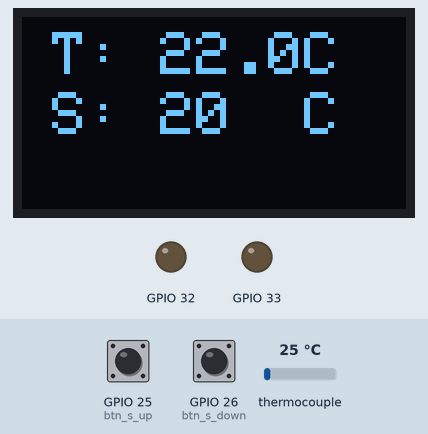
Recording of a sketch running on a simulated ESP32. Shown: 128×64 one-colour display, output pins drawn as LEDs (lit = HIGH). Wiring (inferred from the names in the program): MAX6675 thermocouple converter: CS GPIO 19; MISO GPIO 5; SCK GPIO 18. Inputs (shaded band) come from the test bench; at power-on: thermocouple 25 °C, GPIO 25 (btn_s_up) LOW, GPIO 26 (btn_s_down) LOW. WiFi joins after 1.5 s; servers stay silent unless stated; the local clock reads 2024-03-15 10:24:30 at power-on unless the sketch sets it; pins used as bus, display or sensor lines are not drawn; what the sketch prints to the serial monitor is not drawn.

Above: at 7.3 s.
7.4 s: thermocouple set to 23 °C
At 8.6 s:
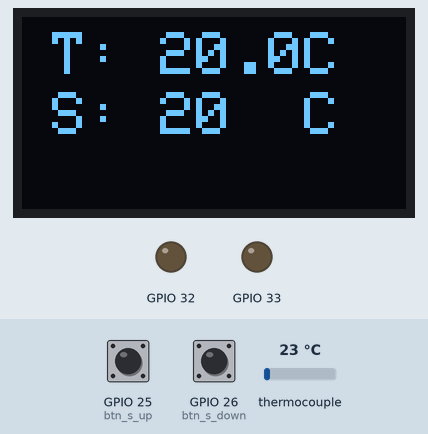
11.4 s: thermocouple set to 20 °C
At 12.8 s:
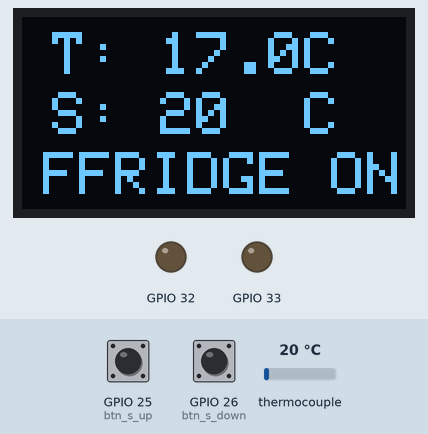
15.4 s: GPIO 25 (btn_s_up) pulled HIGH for 1 s
At 17.5 s:
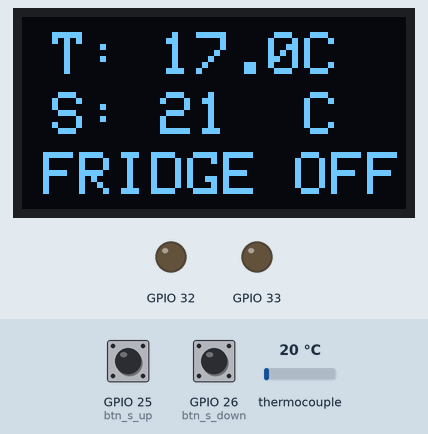
20.4 s: thermocouple set to 75 °C
At 22.1 s:
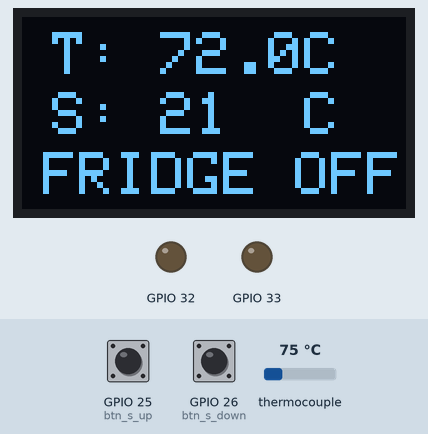
24.4 s: GPIO 26 (btn_s_down) pulled HIGH for 3.2 s
At 28.4 s:
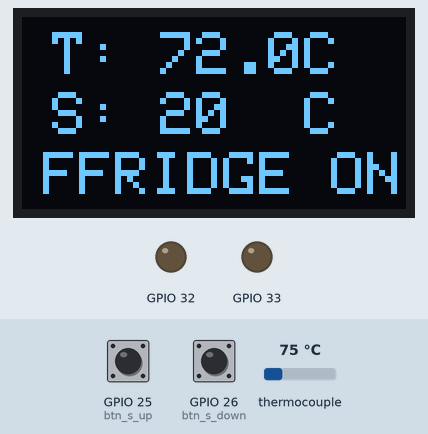
31.6 s: GPIO 26 (btn_s_down) pulled HIGH for 0.15 s
At 32.2 s:
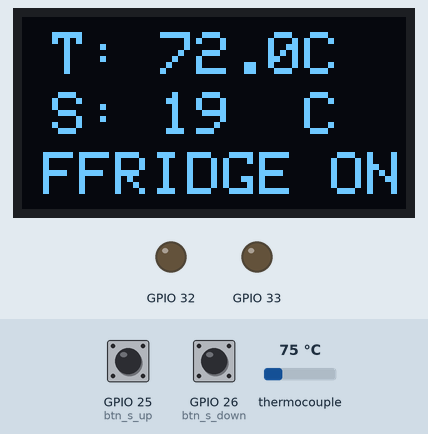
Timing chart, 0 to 36.8 s (numbered marks = the images above; inputs shaded):
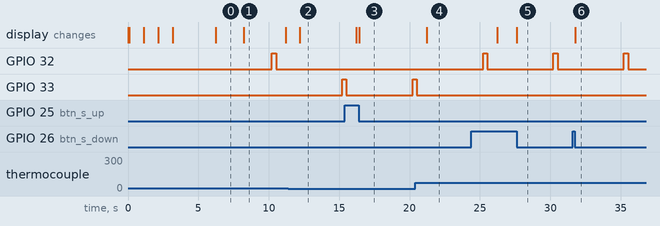

The sketch:

esp_brewfather_connect_temp_kontroller.ino
```cpp
// https://randomnerdtutorials.com/esp32-ssd1306-oled-display-arduino-ide/

#include <WiFi.h>
#include <WebServer.h>
#include <ArduinoHttpClient.h>
#include <SPI.h>
#include <Wire.h> //kan kanskje fjernes
#include <Adafruit_GFX.h>
#include <Adafruit_SSD1306.h>
#include <Esp.h>

#define MAX6675_SCK  18
#define MAX6675_CS   19
#define MAX6675_SO   5

#define BLUE 0x001F

#define fridge_on 32
#define fridge_off 33
#define btn_s_down 26
#define btn_s_up 25


#define SCREEN_WIDTH 128 // OLED display width, in pixels
#define SCREEN_HEIGHT 64 // OLED display height, in pixels

Adafruit_SSD1306 display(SCREEN_WIDTH, SCREEN_HEIGHT, &Wire, -1);

// WiFi credentials are kept out of version control. Copy secrets.example.h to
// secrets.h and set your network there (secrets.h is gitignored).
#include "secrets.h"

const char* ssid = WIFI_SSID;
const char* password = WIFI_PASSWORD;

WiFiClient wifi;
WebServer server(80);

//pins
/*const int fridge_on = 32; // må endres ut ifra onenote
const int fridge_off = A3;
const int interrupt_id_increase = 0;
const int interrrupt_id_decrease = 1;*/

//variabler
int n = 5; //antall ganger temp skal summeres før avg. Prøver 100, siden temp ikke alltid blir registrert i brewfather
int read_time = 1000; //tid i ms mellom hver temp måling for 15 min mellom post
String t_state = "";
int state;
float temperature_read;
float temperature_read_avg;
float sum;
int t = 0;
bool mode = false; //need to install a physical switch to change this bool
unsigned long lastRead = 0;
int readCount = 0;
volatile int prev_set_temperature = 20;

#define HISTORY_SIZE 96          // 24h at one reading per 15 min
#define HISTORY_INTERVAL 900000UL // 15 minutes in ms
float tempHistory[HISTORY_SIZE];
time_t timeHistory[HISTORY_SIZE];
int historyHead = 0;
int historyCount = 0;
unsigned long lastHistoryRead = 0;

// forward declarations
void handleHistory();
void handleRoot();
void handleData();
void renderDisplay();
void connect_to_wifi();
void thermometer_mode(bool mode);
void temp_compare(double temp);
void activate_sw(int pin);
void set_temp_decrease();
void set_temp_increase();
double readThermocouple();

//TEMPERATUR
volatile int set_temperature = 20; //må ha dette som volatile for å kunne bruke variablen i en interrupt ISR funksjon
double dT = 1; //tillat avvik fra set_temp
int temp_ctrl_activity;


void handleHistory() {
  String json = "[";
  for (int i = 0; i < historyCount; i++) {
    int idx = (historyHead + i) % HISTORY_SIZE;
    struct tm* ti = localtime(&timeHistory[idx]);
    char timeStr[6];
    strftime(timeStr, sizeof(timeStr), "%H:%M", ti);
    if (i > 0) json += ",";
    json += "{\"t\":\"";
    json += timeStr;
    json += "\",\"v\":";
    if (isnan(tempHistory[idx])) json += "null";
    else json += String(tempHistory[idx], 1);
    json += "}";
  }
  json += "]";
  server.send(200, "application/json", json);
}

void handleRoot() {
  String html = R"rawliteral(
<!DOCTYPE html><html>
<head>
  <meta charset="UTF-8">
  <meta name="viewport" content="width=device-width,initial-scale=1">
  <title>Brew Temp</title>
  <style>
    body{font-family:sans-serif;background:#111;color:#eee;text-align:center;padding:20px;margin:0}
    h2{color:#e94560;margin-bottom:24px}
    .card{background:#1a1a2e;border-radius:12px;padding:20px;margin:12px auto;max-width:320px}
    .wide{max-width:640px}
    .label{font-size:.85em;color:#888;margin-bottom:6px}
    .val{font-size:2.8em;font-weight:bold}
    .temp-val{color:#e94560}
    .set-val{color:#4fc3f7}
    .badge{display:inline-block;padding:6px 24px;border-radius:20px;font-size:1.1em;font-weight:bold}
    .on{background:#e94560}.off{background:#333}
  </style>
</head>
<body>
  <h2>Brew Temp Controller</h2>
  <div class="card"><div class="label">Current Temperature</div><div class="val temp-val" id="temp">--</div></div>
  <div class="card"><div class="label">Set Temperature</div><div class="val set-val" id="set">--</div></div>
  <div class="card"><div class="label">Fridge</div><div class="badge off" id="state">--</div></div>
  <div class="card wide"><div class="label">24h Temperature</div><canvas id="chart"></canvas></div>
  <script src="https://cdn.jsdelivr.net/npm/chart.js@4/dist/chart.umd.min.js"></script>
  <script>
    function update(){
      fetch('/data').then(r=>r.json()).then(d=>{
        document.getElementById('temp').textContent=d.temp===null?'ERR':d.temp.toFixed(1)+'\xb0C';
        document.getElementById('set').textContent=d.set_temp+'\xb0C';
        var s=document.getElementById('state');
        s.textContent=d.fridge_on?'ON':'OFF';
        s.className='badge '+(d.fridge_on?'on':'off');
      }).catch(()=>{});
    }
    update();setInterval(update,2000);

    var chart=new Chart(document.getElementById('chart'),{
      type:'line',
      data:{labels:[],datasets:[{
        data:[],borderColor:'#e94560',backgroundColor:'rgba(233,69,96,0.1)',
        tension:0.3,pointRadius:2,borderWidth:2
      }]},
      options:{
        responsive:true,
        plugins:{legend:{display:false}},
        scales:{
          x:{ticks:{color:'#888',maxTicksLimit:8},grid:{color:'#222'}},
          y:{ticks:{color:'#888',callback:v=>v+'\xb0C'},grid:{color:'#222'}}
        }
      }
    });

    function updateChart(){
      fetch('/history').then(r=>r.json()).then(d=>{
        chart.data.labels=d.map(p=>p.t);
        chart.data.datasets[0].data=d.map(p=>p.v);
        chart.update();
      }).catch(()=>{});
    }
    updateChart();setInterval(updateChart,60000);
  </script>
</body></html>)rawliteral";
  server.send(200, "text/html", html);
}

void handleData() {
  String json = "{\"temp\":";
  if (isnan(temperature_read)) json += "null";
  else json += String(temperature_read, 1);
  json += ",\"set_temp\":" + String(set_temperature);
  json += ",\"fridge_on\":" + String(state == 1 ? "true" : "false") + "}";
  server.send(200, "application/json", json);
}

void setup(){
  Serial.begin(115200);
  delay(10);

  if(!display.begin(SSD1306_SWITCHCAPVCC, 0x3C)) { // Address 0x3D for 128x64
    Serial.println(F("SSD1306 allocation failed"));
    for(;;);
  }

  readThermocouple(); //prevents startup error

  thermometer_mode(mode); //if mode == true -> showing temp only

  connect_to_wifi();

  display.clearDisplay();
  display.setTextSize(1);
  display.setTextColor(WHITE);
  display.setCursor(0, 0);
  display.print("IP: ");
  display.println(WiFi.localIP());
  display.display();
  Serial.print("IP address: ");
  Serial.println(WiFi.localIP());
  delay(3000);

  server.on("/", handleRoot);
  server.on("/data", handleData);
  server.on("/history", handleHistory);
  server.begin();
  Serial.println("Web server started");

  configTime(3600, 3600, "pool.ntp.org"); // CET/CEST (Norway)
  struct tm timeinfo;
  int ntpAttempts = 0;
  while (!getLocalTime(&timeinfo) && ntpAttempts < 10) {
    delay(500);
    ntpAttempts++;
  }
  Serial.println(ntpAttempts < 10 ? "NTP synced" : "NTP failed");

  pinMode(btn_s_down, INPUT_PULLDOWN);
  pinMode(btn_s_up, INPUT_PULLDOWN);
  attachInterrupt(btn_s_down, set_temp_decrease, FALLING);
  attachInterrupt(btn_s_up, set_temp_increase, FALLING);
}

void renderDisplay() {
  display.clearDisplay();
  display.setTextSize(2);
  display.setTextColor(WHITE);
  display.setCursor(10, 5);
  display.print("T: ");
  display.print(temperature_read, 1);
  display.print("C");
  display.setCursor(10, 25);
  display.print("S: ");
  display.print(set_temperature);
  display.print("  C");
  display.setCursor(7, 45);
  display.print(t_state);
  display.display();
}

void loop(){
  server.handleClient();

  if (set_temperature != prev_set_temperature) {
    prev_set_temperature = set_temperature;
    renderDisplay();
  }

  if (millis() - lastRead >= (unsigned long)read_time) {
    lastRead = millis();

    temperature_read = readThermocouple();
    sum += temperature_read;
    readCount++;

    Serial.print("T: ");
    Serial.println(temperature_read, 1);

    renderDisplay();

    if (readCount >= n) {
      temperature_read_avg = sum / n;
      Serial.print("avg: ");
      Serial.println(temperature_read_avg);
      temp_compare(temperature_read_avg);
      sum = 0;
      readCount = 0;
    }
  }

  if (millis() - lastHistoryRead >= HISTORY_INTERVAL) {
    lastHistoryRead = millis();
    time_t now;
    time(&now);
    if (now > 1000000000) { // only record once NTP is valid
      int writeIdx = (historyHead + historyCount) % HISTORY_SIZE;
      tempHistory[writeIdx] = temperature_read;
      timeHistory[writeIdx] = now;
      if (historyCount < HISTORY_SIZE) {
        historyCount++;
      } else {
        historyHead = (historyHead + 1) % HISTORY_SIZE; // FIFO: drop oldest
      }
    }
  }
}


void temp_compare(double temp) {
  //Easy peasy IF-statement for temperature adjust
  if (temp <= set_temperature) {
    activate_sw(fridge_off);
    delay(500);
    Serial.println("FRIDGE OFF");
    t_state = "FRIDGE OFF";
    state = 0;
  }

  if (temp > (set_temperature /*+ dT*/)) { //for bruk med frys må systemet være mer responsiv, derfor sløfes "dT" i det tilfellet
    activate_sw(fridge_on);
    delay(500);
    Serial.println("FRIDGE ON");
    t_state = "FFRIDGE ON";
    state = 1;
  }
}

// void Post(double temp) {

//   int setT_int = set_temperature;
//   Serial.println(String(setT_int));

//   String json = "{\n \"name\": \"PNS-tempcontroll\",\n \"temp\": ";
//   json += String (temp, 1);
//   json += ",\n \"aux_temp\": ";// "fridge" temp
//   json += String(setT_int); //får ikke omgjort volatile int til string
//   json += ",\n \"temp_unit\": \"C\", \n \"comment\": \"";
//   json += t_state;
//   json += "\" \n}";

//   //  HttpClient client(wifi, "log.brewfather.net", 80);

//     client.post("/stream?id=6j8S71QopX5LFK", "application/json", json);
//     //int statusCode = client.responseStatusCode();
//     //String resp = client.responseBody(); // if not called the next `.post` will return `-4`
//     client.stop();
// }

void set_temp_decrease() {
   if (t+200<millis()){
   set_temperature --;
  Serial.println("s --");
  t=millis();
  }
}

void set_temp_increase() {
  if (t+200<millis()){
   set_temperature ++;
  Serial.println("s ++");
  t=millis();
  }
}

void activate_sw(int pin) {
  pinMode(pin,OUTPUT);
  digitalWrite(pin,HIGH);
  delay(300); // so the receiver has enough time to get the signal (?)
  digitalWrite(pin,LOW);

  Serial.print("activating: ");
  Serial.println(pin);
}

void thermometer_mode(bool mode) { //if true, unit will be "stuck" just showing the temperature
  while(mode == true) {
    temperature_read = readThermocouple();
    display.setTextSize(2);
    display.setTextColor(WHITE);
    display.setCursor(10, 5);
    display.clearDisplay();
    display.print("T: ");
    display.print(temperature_read,1);
    display.print("C");
    delay(1000);
  }
}

void connect_to_wifi() {
  WiFi.begin(ssid, password);
  Serial.print("Connecting to WiFi");
  display.setTextSize(1);
  display.setTextColor(WHITE);
  display.setCursor(10, 10);
  display.clearDisplay();
  display.println("Connecting to WiFi");
  display.display();
  display.setCursor(50,30);
  int i = 0;
  while (WiFi.status() != WL_CONNECTED) {
    if (i == 5){ // if the unit is not connected to wifi within 5 seconds, it restards
        ESP.restart();
    }
    else {
      Serial.print(".");
      display.print(".");
      display.display();
      delay(1000);
      i ++;
    }
  }
  display.clearDisplay();
  display.setCursor(10, 10);
  display.print("WiFi connected!");
  display.display();
  delay(1000);
  Serial.println("IP address: ");
  Serial.println(WiFi.localIP());
}

double readThermocouple() {
    uint16_t v;
    pinMode(MAX6675_CS, OUTPUT);
    pinMode(MAX6675_SO, INPUT);
    pinMode(18, OUTPUT); // MAX6675_SCK

    digitalWrite(MAX6675_CS, LOW);
    delay(10);

    // Read in 16 bits,
    //  15    = 0 always
    //  14..2 = 0.25 degree counts MSB First
    //  2     = 1 if thermocouple is open circuit
    //  1..0  = uninteresting status

    v = shiftIn(MAX6675_SO, 18, MSBFIRST);
    v <<= 8;
    v |= shiftIn(MAX6675_SO, 18, MSBFIRST);

    digitalWrite(MAX6675_CS, HIGH);
    if (v & 0x4)
    {
    // Bit 2 indicates if the thermocouple is disconnected
    return NAN;
    }

    // The lower three bits (0,1,2) are discarded status bits
    v >>= 3;

    // The remaining bits are the number of 0.25 degree (C) counts
    return v*0.25-3; // measured boiling water at 102.75 degrees (C), adjusted the outputvalue
}
```

secrets.example.h
```cpp
// Copy this file to `secrets.h` and fill in your WiFi credentials.
// `secrets.h` is gitignored and must never be committed.
#pragma once

#define WIFI_SSID     "your-wifi-ssid"
#define WIFI_PASSWORD "your-wifi-password"
```

Measured:
- the behaviour switches between 22 and 21 °C on thermocouple (found by bisection; images 1 and 2)
- after the input at 7.4 s, the display: changes after 0.82 s (image 1)
- after the input at 11.4 s, the display: changes after 0.82 s (image 2)
- after the input at 15.4 s, the display: first differs from a run without the input after 1.0 s (image 3)
- after the input at 20.4 s, the display: changes after 0.82 s (image 4)
- after the input at 24.4 s, the display: first differs from a run without the input after 3.2 s (image 5)
- after the input at 31.6 s, the display: changes after 0.18 s (image 6)
- by itself, GPIO 32: alternates HIGH for 0.30 s and LOW for 4.7 s
